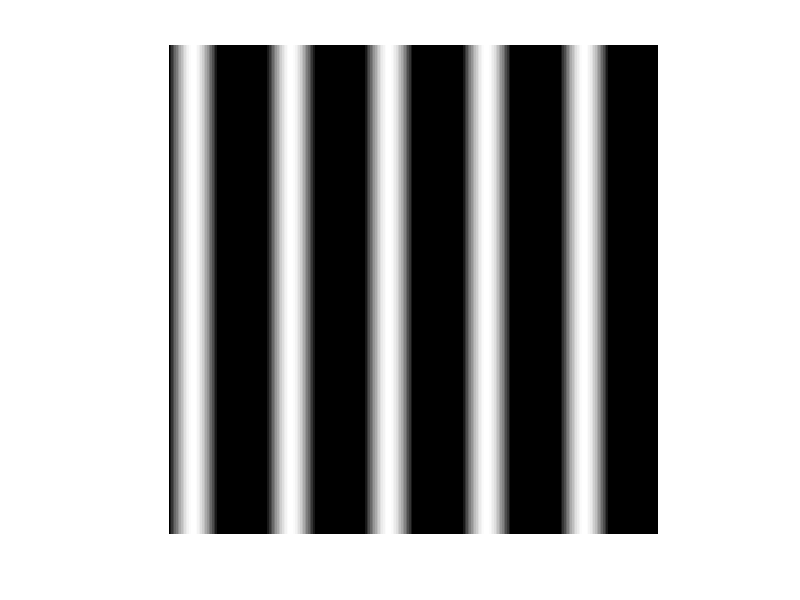

The MATLAB script that drew this image:
clear;tic
D=arrayfun(@(i)sin(i*pi/30),1:60);
P=repmat(D,300,5);
imshow(P)
toc

%%
clear;tic
P=zeros(300);
for i=1:300
    P(:,i)=sin(i*pi/30);
end
imshow(P)
toc